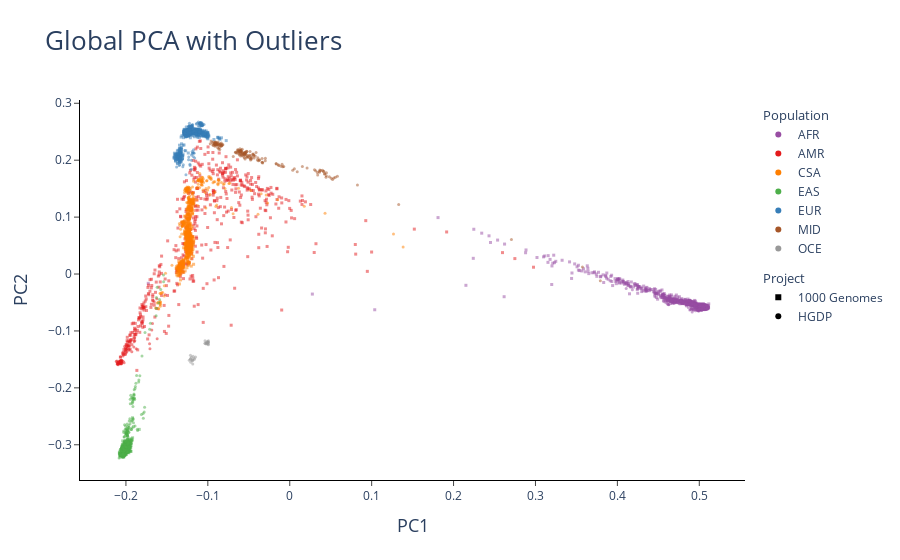

Here is the notebook cell this chart was saved with:
### Markdown cell above
### 4e-1. Global PCA Plots

[Back to Index](#Index)

### Code cell
# get annotated score table from dictionary 
global_with_outliers = scores_with_outliers['GLOBAL']

# CHMI_CHMI3_WGS2 is a sample added by gnomAD for QC purposes and thus doesn't have metadata information. 
# To avoid a "None" error, we have to remove it before plotting. 
# From the dataset itself, it is removed together with PCA outliers in section 5 below. 
global_with_outliers = global_with_outliers.filter(global_with_outliers.s == 'CHMI_CHMI3_WGS2', keep = False)

# Make plot
p = ggplot(global_with_outliers, aes(x = global_with_outliers.PC1, y = global_with_outliers.PC2))+ \
    geom_point(aes(color = global_with_outliers.global_pop,
                   shape = global_with_outliers.proj_title),
                   size = 3, alpha = .5) +\
    xlab("PC1") + \
    ylab("PC2") + \
    ggtitle("Global PCA With Outliers")+\
    labs(shape = 'Project', color = 'Population') +\
    scale_color_manual(values=cont_colors)

# Show plot
p.show()

### Figure 1 — Plotly figure (JSON) as saved in the notebook; plotly's stock layout.template omitted (floating-point values rounded to 4 significant figures; data arrays with more than 128 entries replaced by an {"elided": "..."} marker saying what was removed)
{"data": [{"marker": {"color": "#984EA3", "opacity": 0.5, "size": 3, "symbol": "square"}, "mode": "markers", "showlegend": false, "type": "scatter", "x": {"elided": "884 float values"}, "xaxis": "x", "y": {"elided": "884 float values"}, "yaxis": "y"}, {"marker": {"color": "#984EA3", "opacity": 0.5, "size": 3, "symbol": "circle"}, "mode": "markers", "showlegend": false, "type": "scatter", "x": [0.4929, 0.5, 0.4993, 0.5001, 0.4991, 0.4983, 0.4989, 0.4954, 0.4891, 0.4905, 0.5025, 0.501, 0.4975, 0.4913, 0.4954, 0.4988, 0.4995, 0.4991, 0.5031, 0.4976, 0.4987, 0.4866, 0.5017, 0.4961, 0.487, 0.4906, 0.4944, 0.484, 0.4923, 0.4878, 0.4861, 0.4898, 0.4885, 0.4907, 0.4769, 0.4845, 0.4778, 0.4956, 0.506, 0.5026, 0.5036, 0.5059, 0.5028, 0.5063, 0.5021, 0.5059, 0.5021, 0.5055, 0.5075, 0.5021, 0.5014, 0.5091, 0.5092, 0.5058, 0.5022, 0.5044, 0.5029, 0.4919, 0.4884, 0.5039, 0.4973, 0.4614, 0.4996, 0.496, 0.4617, 0.5005, 0.4926, 0.4933, 0.4974, 0.5, 0.5009, 0.5005, 0.4954, 0.4956, 0.4913, 0.4945, 0.4898, 0.4891, 0.4825, 0.4798, 0.4701, 0.4455, 0.4705, 0.4458, 0.4107, 0.4183, 0.474, 0.4782, 0.4901, 0.4592, 0.4768, 0.4922, 0.4629, 0.494, 0.494, 0.4824, 0.5004, 0.4991, 0.5034, 0.5027, 0.4692, 0.5002, 0.4915, 0.5009, 0.4654, 0.4953, 0.4918, 0.4905, 0.4627, 0.5039], "xaxis": "x", "y": [-0.06367, -0.0612, -0.06341, -0.0571, -0.06412, -0.06448, -0.05992, -0.06153, -0.06226, -0.05969, -0.06398, -0.06224, -0.06242, -0.06653, -0.06442, -0.05715, -0.06478, -0.0644, -0.06034, -0.06059, -0.06174, -0.059, -0.06211, -0.05404, -0.0468, -0.05454, -0.05291, -0.0519, -0.0533, -0.05303, -0.05335, -0.05147, -0.05406, -0.05105, -0.04748, -0.05228, -0.04535, -0.05475, -0.05823, -0.05985, -0.06174, -0.05975, -0.05721, -0.06012, -0.05508, -0.05831, -0.05941, -0.05809, -0.05611, -0.05713, -0.05725, -0.05978, -0.05586, -0.05679, -0.05783, -0.05629, -0.06029, -0.06134, -0.06341, -0.05708, -0.06346, -0.05253, -0.05842, -0.05499, -0.05322, -0.05776, -0.05486, -0.0619, -0.06232, -0.06114, -0.06086, -0.06085, -0.05871, -0.05339, -0.05301, -0.0551, -0.05176, -0.04813, -0.0525, -0.04961, -0.05039, -0.0375, -0.04749, -0.03994, -0.02555, -0.0278, -0.05009, -0.0474, -0.06201, -0.05036, -0.04793, -0.06232, -0.05364, -0.05253, -0.0555, -0.05053, -0.06087, -0.06308, -0.06183, -0.056, -0.05117, -0.05616, -0.05248, -0.05693, -0.05171, -0.06192, -0.04992, -0.06087, -0.05402, -0.05877], "yaxis": "y"}, {"marker": {"color": "#E41A1C", "opacity": 0.5, "size": 3, "symbol": "square"}, "mode": "markers", "showlegend": false, "type": "scatter", "x": {"elided": "487 float values"}, "xaxis": "x", "y": {"elided": "487 float values"}, "yaxis": "y"}, {"marker": {"color": "#E41A1C", "opacity": 0.5, "size": 3, "symbol": "circle"}, "mode": "markers", "showlegend": false, "type": "scatter", "x": [-0.1619, -0.2052, -0.2054, -0.2069, -0.2086, -0.2059, -0.2079, -0.2066, -0.2076, -0.211, -0.19, -0.2004, -0.2015, -0.1874, -0.1522, -0.1676, -0.1892, -0.1707, -0.2011, -0.1928, -0.1684, -0.1796, -0.1989, -0.1623, -0.1904, -0.1993, -0.1711, -0.1666, -0.1893, -0.2062, -0.2101, -0.2082, -0.2118, -0.2105, -0.2069, -0.2105, -0.2075, -0.2068, -0.2095, -0.2034, -0.2052, -0.2035, -0.2026, -0.2009, -0.2061, -0.1963, -0.2054, -0.2056, -0.1984, -0.2032, -0.1989, -0.2073, -0.2101, -0.2051, -0.206, -0.2022, -0.2059, -0.2092, -0.2066, -0.2096, -0.2036, -0.2083], "xaxis": "x", "y": [-0.1139, -0.1513, -0.1517, -0.153, -0.1534, -0.1531, -0.1559, -0.1529, -0.1552, -0.153, -0.1188, -0.1294, -0.1269, -0.1313, -0.03661, -0.08697, -0.1172, -0.1313, -0.1347, -0.1364, -0.09857, -0.08429, -0.1273, -0.04353, -0.1282, -0.1327, -0.1224, -0.0466, -0.1119, -0.1546, -0.1554, -0.1575, -0.1536, -0.1573, -0.1559, -0.1586, -0.1571, -0.1519, -0.1582, -0.1404, -0.1547, -0.1535, -0.1318, -0.1412, -0.1572, -0.132, -0.1544, -0.1536, -0.1306, -0.1416, -0.1369, -0.1536, -0.1576, -0.1572, -0.1579, -0.1559, -0.1568, -0.1548, -0.1453, -0.1592, -0.1439, -0.1552], "yaxis": "y"}, {"marker": {"color": "#FF7F00", "opacity": 0.5, "size": 3, "symbol": "square"}, "mode": "markers", "showlegend": false, "type": "scatter", "x": {"elided": "599 float values"}, "xaxis": "x", "y": {"elided": "599 float values"}, "yaxis": "y"}, {"marker": {"color": "#FF7F00", "opacity": 0.5, "size": 3, "symbol": "circle"}, "mode": "markers", "showlegend": false, "type": "scatter", "x": {"elided": "189 float values"}, "xaxis": "x", "y": {"elided": "189 float values"}, "yaxis": "y"}, {"marker": {"color": "#4DAF4A", "opacity": 0.5, "size": 3, "symbol": "square"}, "mode": "markers", "showlegend": false, "type": "scatter", "x": {"elided": "583 float values"}, "xaxis": "x", "y": {"elided": "583 float values"}, "yaxis": "y"}, {"marker": {"color": "#4DAF4A", "opacity": 0.5, "size": 3, "symbol": "circle"}, "mode": "markers", "showlegend": false, "type": "scatter", "x": {"elided": "238 float values"}, "xaxis": "x", "y": {"elided": "238 float values"}, "yaxis": "y"}, {"marker": {"color": "#377EB8", "opacity": 0.5, "size": 3, "symbol": "square"}, "mode": "markers", "showlegend": false, "type": "scatter", "x": {"elided": "623 float values"}, "xaxis": "x", "y": {"elided": "623 float values"}, "yaxis": "y"}, {"marker": {"color": "#377EB8", "opacity": 0.5, "size": 3, "symbol": "circle"}, "mode": "markers", "showlegend": false, "type": "scatter", "x": {"elided": "153 float values"}, "xaxis": "x", "y": {"elided": "153 float values"}, "yaxis": "y"}, {"marker": {"color": "#A65628", "opacity": 0.5, "size": 3, "symbol": "circle"}, "mode": "markers", "showlegend": false, "type": "scatter", "x": {"elided": "161 float values"}, "xaxis": "x", "y": {"elided": "161 float values"}, "yaxis": "y"}, {"marker": {"color": "#999999", "opacity": 0.5, "size": 3, "symbol": "circle"}, "mode": "markers", "showlegend": false, "type": "scatter", "x": [-0.1163, -0.119, -0.1004, -0.1034, -0.1035, -0.1016, -0.1184, -0.09986, -0.09926, -0.1033, -0.09939, -0.09987, -0.1012, -0.1016, -0.09949, -0.1009, -0.12, -0.1189, -0.1208, -0.115, -0.1227, -0.1212, -0.118, -0.1211, -0.1168, -0.1213, -0.1183, -0.102, -0.09973, -0.09932], "xaxis": "x", "y": [-0.1497, -0.1525, -0.122, -0.1218, -0.1171, -0.1208, -0.1579, -0.1198, -0.1172, -0.1221, -0.1242, -0.1185, -0.1189, -0.1212, -0.12, -0.1219, -0.1462, -0.1508, -0.155, -0.1459, -0.1517, -0.1429, -0.1445, -0.1488, -0.148, -0.1496, -0.1517, -0.123, -0.1203, -0.1231], "yaxis": "y"}, {"legendgroup": "color", "legendgrouptitle": {"text": "Population"}, "marker": {"color": "#984EA3", "symbol": "circle"}, "mode": "markers", "name": "AFR", "showlegend": true, "type": "scatter", "x": [null], "y": [null]}, {"legendgroup": "color", "legendgrouptitle": {"text": "Population"}, "marker": {"color": "#E41A1C", "symbol": "circle"}, "mode": "markers", "name": "AMR", "showlegend": true, "type": "scatter", "x": [null], "y": [null]}, {"legendgroup": "color", "legendgrouptitle": {"text": "Population"}, "marker": {"color": "#FF7F00", "symbol": "circle"}, "mode": "markers", "name": "CSA", "showlegend": true, "type": "scatter", "x": [null], "y": [null]}, {"legendgroup": "color", "legendgrouptitle": {"text": "Population"}, "marker": {"color": "#4DAF4A", "symbol": "circle"}, "mode": "markers", "name": "EAS", "showlegend": true, "type": "scatter", "x": [null], "y": [null]}, {"legendgroup": "color", "legendgrouptitle": {"text": "Population"}, "marker": {"color": "#377EB8", "symbol": "circle"}, "mode": "markers", "name": "EUR", "showlegend": true, "type": "scatter", "x": [null], "y": [null]}, {"legendgroup": "color", "legendgrouptitle": {"text": "Population"}, "marker": {"color": "#A65628", "symbol": "circle"}, "mode": "markers", "name": "MID", "showlegend": true, "type": "scatter", "x": [null], "y": [null]}, {"legendgroup": "color", "legendgrouptitle": {"text": "Population"}, "marker": {"color": "#999999", "symbol": "circle"}, "mode": "markers", "name": "OCE", "showlegend": true, "type": "scatter", "x": [null], "y": [null]}, {"legendgroup": "shape", "legendgrouptitle": {"text": "Project"}, "marker": {"color": "black", "symbol": "square"}, "mode": "markers", "name": "1000 Genomes", "showlegend": true, "type": "scatter", "x": [null], "y": [null]}, {"legendgroup": "shape", "legendgrouptitle": {"text": "Project"}, "marker": {"color": "black", "symbol": "circle"}, "mode": "markers", "name": "HGDP", "showlegend": true, "type": "scatter", "x": [null], "y": [null]}], "layout": {"font": {"family": "Arial, \"Open Sans\", verdana, sans-serif"}, "plot_bgcolor": "white", "title": {"font": {"size": 26}, "text": "Global PCA with Outliers"}, "xaxis": {"anchor": "y", "domain": [0, 1], "linecolor": "black", "ticks": "outside", "title": {"font": {"size": 18}, "text": "PC1"}}, "yaxis": {"anchor": "x", "domain": [0, 1], "linecolor": "black", "ticks": "outside", "title": {"font": {"size": 18}, "text": "PC2"}}}}
